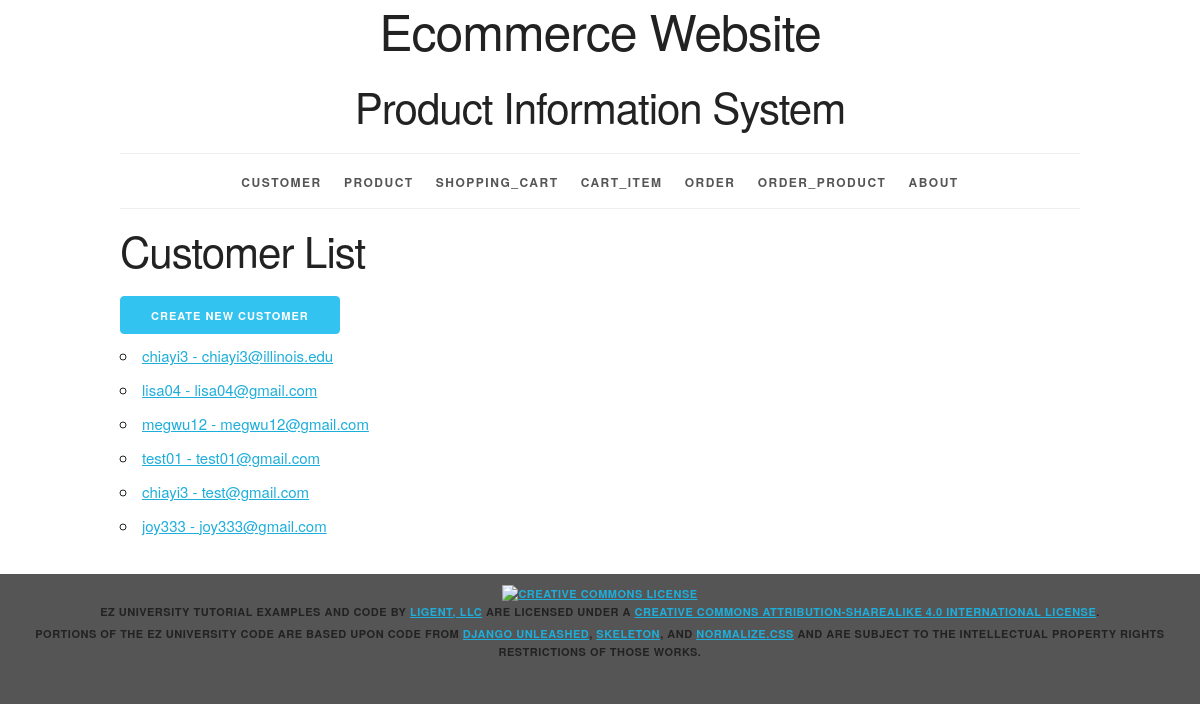
The app's page /customer/, older data.
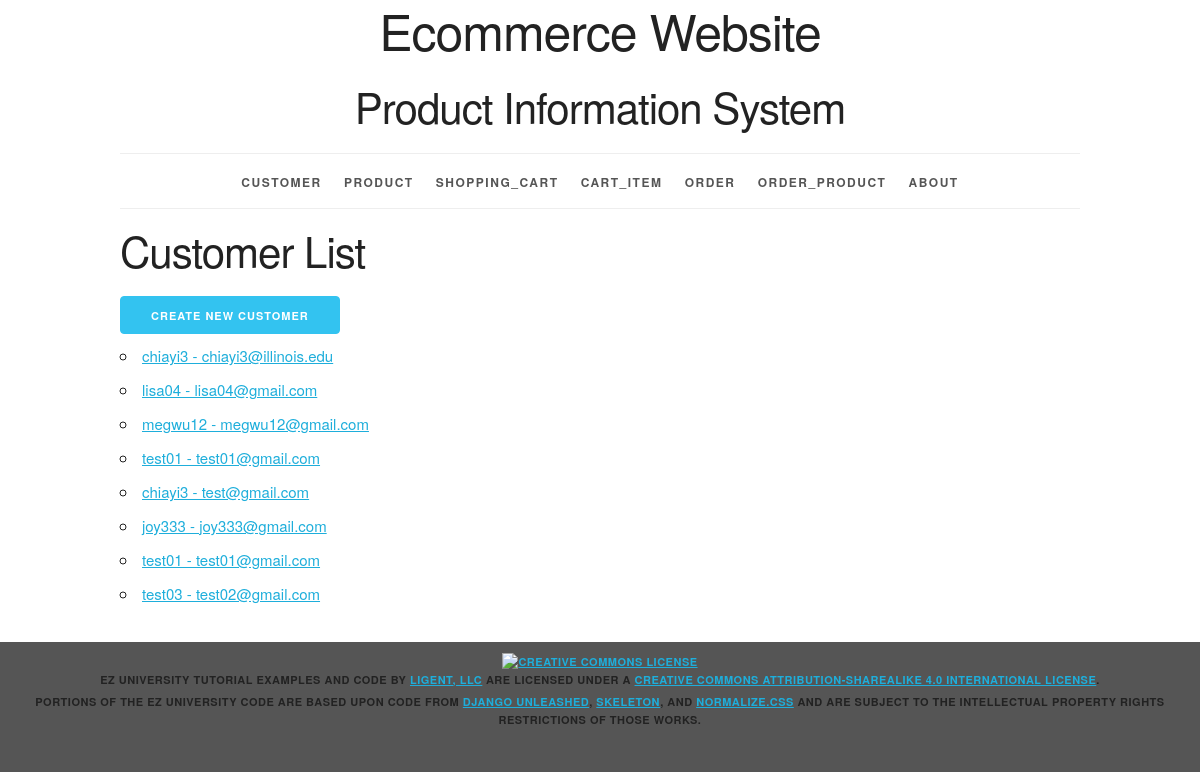
The same page, newer data.
### productinfo/models.py (models this page shows, shortened)
class Customer(models.Model):
	customer_id = models.AutoField(primary_key=True)
	first_name = models.CharField(max_length=45)
	last_name = models.CharField(max_length=45)
	disambiguator = models.CharField(max_length=45, blank=True, default='')
	username = models.CharField(max_length=45)
	password = models.CharField(max_length=45)
	email = models.CharField(max_length=225)
	sm_id = models.ForeignKey(Shipping_Method, related_name='customers', on_delete=models.PROTECT)
	pm_id = models.ForeignKey(Payment_Method, related_name='customers', on_delete=models.PROTECT)
	def __str__(self):
		return f'{self.username} - {self.email}'
	def get_absolute_url(self):
		return reverse('productinfo_customer_detail_urlpattern',
					   kwargs={'pk':self.pk}
					   )
	class Meta:
		ordering = ['customer_id']
		constraints = [
			UniqueConstraint(fields=['username', 'email', 'disambiguator'], name='unique_customer')
		]

### productinfo/views.py (the view)
class CustomerList(ListView):
	model = Customer

### productinfo/templates/productinfo/customer_list.html (shortened to what this page needs)
{% extends 'productinfo/base.html' %}
{% block content %}
    <h2>Customer List</h2>
    <div>
    <a href="{% url 'productinfo_customer_create_urlpattern' %}" class="button button-primary">
        Create New Customer
    </a>
    </div>
    <ul>
        {% for customer in customer_list %}
        <li>
            <a href="{{ customer.get_absolute_url }}">{{ customer }}</a>
        </li>
        {% empty %}
        <li><em>There are currently no customers available.</em></li>
        {% endfor %}
    </ul>
{% endblock %}

### productinfo/templates/productinfo/base.html (shortened to what this page needs)
{% load static %}
<!DOCTYPE html>
<html lang="en">
<head>
    <link rel="stylesheet" type="text/css"
          href="{% static 'productinfo/normalize.css' %}">
    <link rel="stylesheet" type="text/css"
          href="{% static 'productinfo/skeleton.css' %}">
    <link rel="stylesheet" type="text/css"
          href="{% static 'productinfo/style.css' %}">
</head>
<body>
<div class="container">
    <header class="row">
        <div class="offset-by-one ten columns">
            <h1>Ecommerce Website</h1>
            <h2>Product Information System</h2>
        </div>
    </header>
    <nav>
        <ul>
            <li>
                <a href="{% url 'productinfo_customer_list_urlpattern' %}">
                    Customer</a></li>
            <li>
                <a href="{% url 'productinfo_product_list_urlpattern' %}">
                    Product</a></li>
            <li>
                <a href="{% url 'productinfo_shopping_cart_list_urlpattern' %}">
                    Shopping_Cart</a></li>
            <li>
                <a href="{% url 'productinfo_cart_item_list_urlpattern' %}">
                    Cart_Item</a></li>
            <li>
                <a href="{% url 'productinfo_order_list_urlpattern' %}">
                    Order</a></li>
            <li>
                <a href="{% url 'productinfo_order_product_list_urlpattern' %}">
                    Order_Product</a></li>
            <li>
                <a href="{% url 'about_urlpattern' %}">
                    About
                </a>
            </li>
        </ul>
    </nav>
    <main>
        {% block content %}{% endblock %}
    </main>
</div>
<footer>
    <p>
        <a rel="license" href="http://creativecommons.org/licenses/by-sa/4.0/">
            <img alt="Creative Commons License" style="border-width:0"
                 src="https://i.creativecommons.org/l/by-sa/4.0/88x31.png"/>
        </a><br/><span property="dct:title">EZ University Tutorial Examples and Code</span>
        by
        <a href="https://www.ligent.net" property="cc:attributionName"
           rel="cc:attributionURL">Ligent, LLC</a> are licensed under a
        <a rel="license" href="http://creativecommons.org/licenses/by-sa/4.0/">Creative Commons Attribution-ShareAlike
            4.0 International License</a>.
    </p>
    <p>Portions of the EZ University code are based upon code from
        <a href="https://django-unleashed.com">Django Unleashed</a>,
        <a href="http://getskeleton.com/">Skeleton</a>, and
        <a href="https://necolas.github.io/normalize.css/">Normalize.css</a> and
        are subject to the intellectual property rights restrictions of those works.
    </p>
</footer>
</body>
</html>

### productinfo/static/productinfo/skeleton.css (style rules this page uses)
.container { position: relative; width: 100%; max-width: 960px; margin: 0 auto; padding: 0 20px; box-sizing: border-box; }
.column, .columns { width: 100%; float: left; box-sizing: border-box; }
@media (min-width: 400px) { .container { width: 85%; padding: 0; } }
@media (min-width: 550px) { .container { width: 80%; } }
@media (min-width: 550px) { .column, .columns { margin-left: 4%; } }
@media (min-width: 550px) { .column:first-child, .columns:first-child { margin-left: 0; } }
@media (min-width: 550px) { .ten.columns { width: 82.6666666667%; } }
@media (min-width: 550px) { .offset-by-one.column, .offset-by-one.columns { margin-left: 8.66666666667%; } }
html { font-size: 62.5%; }
body { font-size: 1.5em; line-height: 1.6; font-weight: 400; font-family: "Raleway", "HelveticaNeue", "Helvetica Neue", Helvetica, Arial, sans-serif; color: #222; }
h1, h2, h3, h4, h5, h6 { margin-top: 0; margin-bottom: 2rem; font-weight: 300; }
h1 { font-size: 4.0rem; line-height: 1.2; letter-spacing: -.1rem; }
h2 { font-size: 3.6rem; line-height: 1.25; letter-spacing: -.1rem; }
@media (min-width: 550px) { h1 { font-size: 5.0rem; } }
@media (min-width: 550px) { h2 { font-size: 4.2rem; } }
p { margin-top: 0; }
a { color: #1EAEDB; }
.button, button, input[type="submit"], input[type="reset"], input[type="button"] { display: inline-block; height: 38px; padding: 0 30px; color: #555; text-align: center; font-size: 11px; font-weight: 600; line-height: 38px; letter-spacing: .1rem; text-transform: uppercase; text-decoration: none; white-space: nowrap; background-color: transparent; border-radius: 4px; border: 1px solid #bbb; cursor: pointer; box-sizing: border-box; }
.button.button-primary, button.button-primary, input[type="submit"].button-primary, input[type="reset"].button-primary, input[type="button"].button-primary { color: #FFF; background-color: #33C3F0; border-color: #33C3F0; }
ul { list-style: circle inside; }
ol, ul { padding-left: 0; margin-top: 0; }
li { margin-bottom: 1rem; }
button, .button { margin-bottom: 1rem; }
pre, blockquote, dl, figure, table, p, ul, ol, form { margin-bottom: 2.5rem; }
.container:after, .row:after, .u-cf { content: ""; display: table; clear: both; }

### productinfo/static/productinfo/style.css (style rules this page uses)
html { height: 100%; background-color: #555; }
body { background-color: white; }
body>div>header { text-align: center;; }
header h1 { display: inline-block; font-weight: normal; font-style: normal; width: 100%; margin-top: 0; padding-top: 0; }
nav { border-top: 1px solid #eee; width: 100%; border-bottom: 1px solid #eee; margin: 0 0 1em; padding: 0; }
nav ul { margin: 0; padding: 1em 0; list-style-type: none; text-align: center; }
nav ul li { display: inline; padding: 0; margin: 0 0.25em; font-weight: 600; text-transform: uppercase; text-align: center; font-size: 1rem; letter-spacing: .10rem; }
@media (min-width: 400px) { nav ul li { letter-spacing: .15rem; font-size: 1.2rem; margin: 0 0.5em; } }
@media (min-width: 550px) { nav ul li { margin: 0 0.75em; } }
nav ul li a { color: #555; text-decoration: none; background-color: transparent; cursor: pointer; }
body>footer { width: 100%; background-color: #555; font-size: 1.1rem; letter-spacing: .05rem; font-weight: 600; text-transform: uppercase; text-align: center; padding: 1em 0; margin: 1em 0; }
body>footer p { margin-bottom: 0.5rem; }

Row changes from the older to the newer data that the page shows:
added Customer: username+email "test01 - test01@gmail.com"
added Customer: username+email "test03 - test02@gmail.com"
